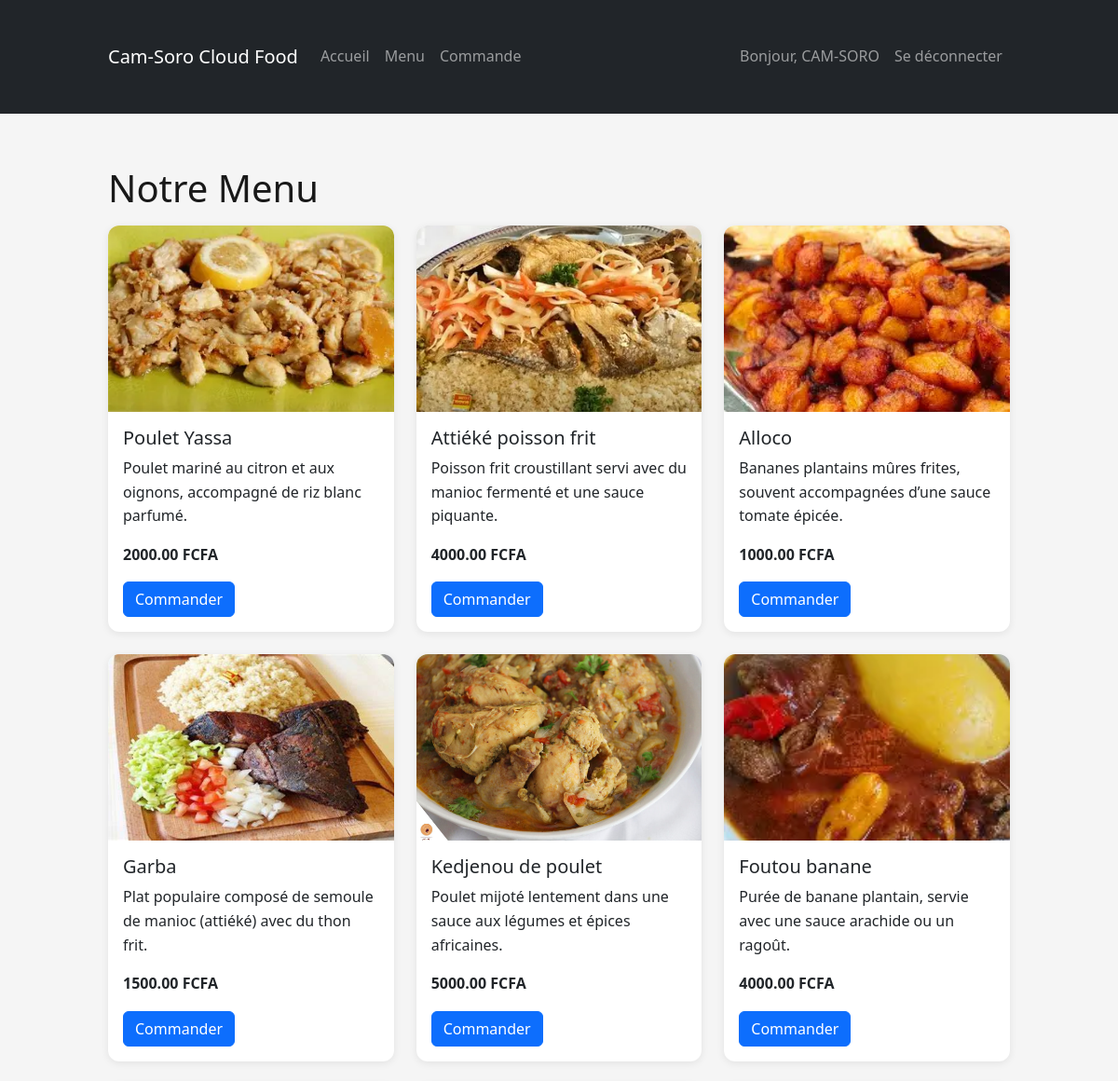
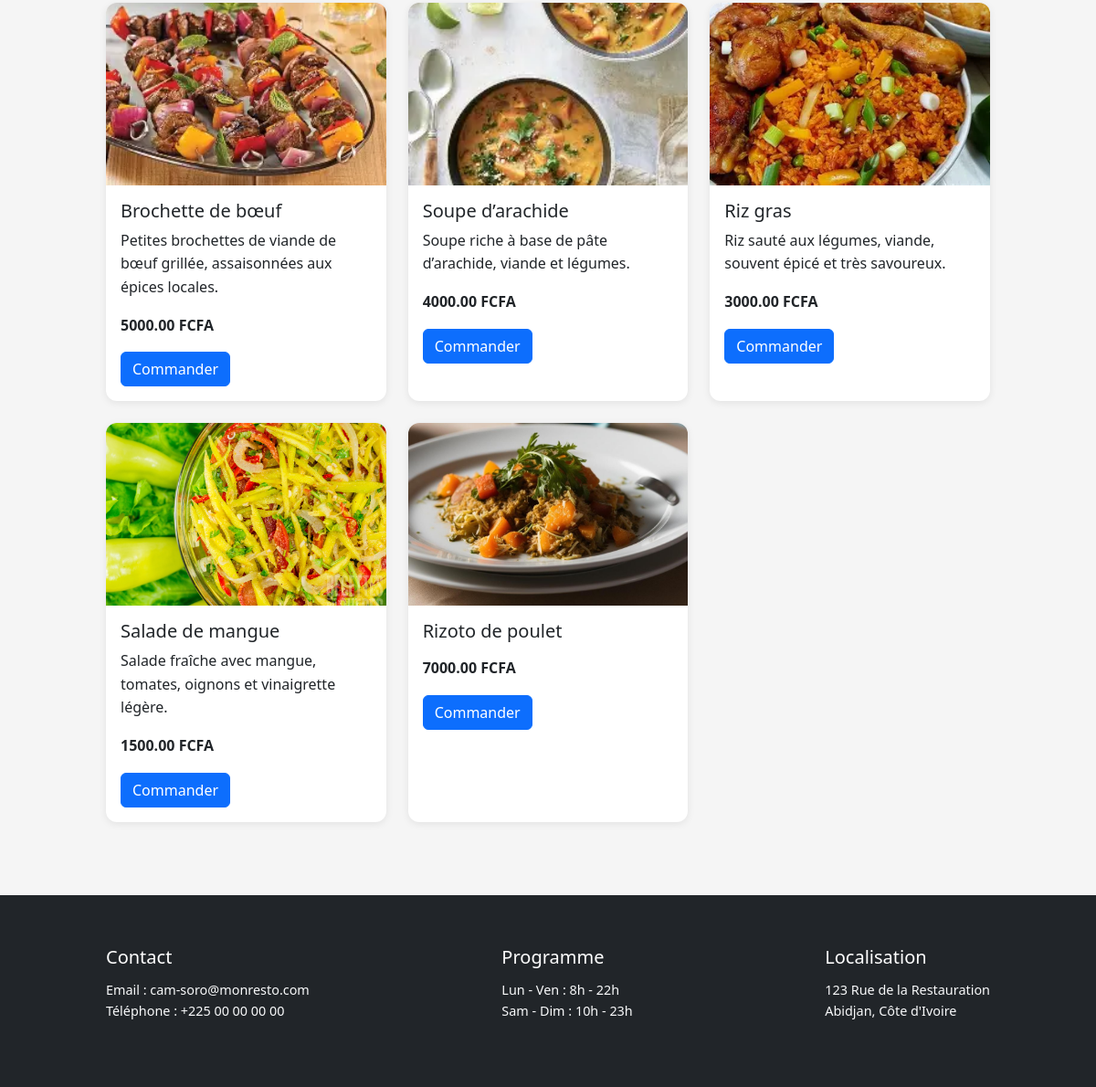
The page /menu/ (signed in) on the database its author committed (2 pictures, top to bottom).
### app/models.py (models this page shows, shortened)
class Menu(models.Model):
    name = models.CharField(max_length=100)          # Nom du plat
    description = models.TextField(blank=True)       # Description du plat
    price = models.DecimalField(max_digits=6, decimal_places=2)  # Prix du plat
    image = models.ImageField(upload_to='images/', blank=True, null=True)  # Image du plat (optionnelle)

### app/views.py (the view)
# urls.py: path('menu/', views.menu_list, name='menu_list'),               # Page d’accueil - liste des plats
def menu_list(request):
    plats = Menu.objects.all()
    return render(request, 'app/menu_list.html', {'plats': plats})

### app/templates/app/menu_list.html (shortened to what this page needs)
{% extends 'app/base.html' %}
{% load static %}
{% block content %}
<h1>Notre Menu</h1>
<div class="row">
  {% for plat in plats %}
    <div class="col-md-4 mb-4">
      <div class="card h-100">
        {% if plat.image %}
          <img src="{{ plat.image.url }}" class="card-img-top" alt="{{ plat.name }}">
        {% else %}
          <img src="{% static 'app/no-image.png' %}" class="card-img-top" alt="Pas d'image">
        {% endif %}
        <div class="card-body">
          <h5 class="card-title">{{ plat.name }}</h5>
          <p class="card-text">{{ plat.description|truncatewords:15 }}</p>
          <p><strong>{{ plat.price }} FCFA</strong></p>
          <a href="{% url 'app:commande_create' %}" class="btn btn-primary">Commander</a>
        </div>
      </div>
    </div>
  {% empty %}
    <p>Aucun plat disponible.</p>
  {% endfor %}
</div>
{% endblock %}

### app/templates/app/base.html (shortened to what this page needs)
{% load static %}
<!DOCTYPE html>
<html lang="fr">
<head>
    <link href="https://cdn.jsdelivr.net/npm/bootstrap@5.3.0/dist/css/bootstrap.min.css" rel="stylesheet" />
    <link rel="stylesheet" href="https://cdn.jsdelivr.net/npm/bootstrap-icons@1.10.5/font/bootstrap-icons.css">
    <link rel="stylesheet" href="{% static 'app/css/styles.css' %}"/>
    <link rel="stylesheet" href="{% static 'app/css/carousels.css' %}"/>
</head>
<body>
<nav class="navbar navbar-expand-lg navbar-dark bg-dark">
  <div class="container">
    <a class="navbar-brand" href="{% url 'app:home' %}">Cam-Soro Cloud Food</a>
    <div class="collapse navbar-collapse" id="navbarNav">
      <ul class="navbar-nav me-auto mb-2 mb-lg-0">
        <li class="nav-item">
          <a class="nav-link" href="{% url 'app:home' %}">Accueil</a>
        </li>
        <li class="nav-item">
          <a class="nav-link" href="{% url 'app:menu_list' %}">Menu</a>
        </li>
        <li class="nav-item">
          <a class="nav-link" href="{% url 'app:commande_list' %}">Commande</a>
        </li>
      </ul>
      <ul class="navbar-nav ms-auto">
        {% if user.is_authenticated %}
          <li class="nav-item">
            <a class="nav-link" href="{% url 'app:profile' %}">Bonjour, {{ user.username }}</a>
          </li>
          <li class="nav-item">
            <a class="nav-link" href="{% url 'app:logout' %}">Se déconnecter</a>
          </li>
        {% else %}
          <li class="nav-item">
            <a class="nav-link" href="{% url 'app:login' %}">Se connecter</a>
          </li>
        {% endif %}
      </ul>
    </div>
  </div>
</nav>
<main class="container my-4">
  {% block content %}
  {% endblock %}
</main>
<footer class="bg-dark text-light py-4 mt-auto">
  <div class="container d-flex justify-content-between">
    <div>
      <h5>Contact</h5>
      <p>Email : cam-soro@monresto.com<br>Téléphone : +225 00 00 00 00</p>
    </div>
    <div>
      <h5>Programme</h5>
      <p>Lun - Ven : 8h - 22h<br>Sam - Dim : 10h - 23h</p>
    </div>
    <div>
      <h5>Localisation</h5>
      <p>123 Rue de la Restauration<br>Abidjan, Côte d'Ivoire</p>
    </div>
  </div>
</footer>
</body>
</html>

### app/static/app/css/styles.css (style rules this page uses)
body { font-family: 'Segoe UI', Tahoma, Geneva, Verdana, sans-serif; background-color: #f5f5f5; color: #333; margin: 0; padding: 0; line-height: 1.6; }
h1, h2, h3 { color: #191919; margin-bottom: 1rem; }
a { color: #0d6efd; text-decoration: none; }
.container { max-width: 1000px; margin: auto; padding: 2rem 1rem; }
.card { border: none; border-radius: 12px; overflow: hidden; box-shadow: 0 2px 8px rgba(0, 0, 0, 0.08); transition: transform 0.2s ease-in-out; }
.card-img-top { height: 200px; object-fit: cover; }
footer { background-color: #222; color: #ccc; padding: 2rem 1rem; margin-top: 4rem; font-size: 0.9rem; }
footer h5 { color: white; margin-bottom: 0.8rem; }
.btn-primary { background-color: #0d6efd; border-color: #0d6efd; }

### rows shown on the page
Menu: image (picture), name "Poulet Yassa", description "Poulet mariné au citron et aux oignons, accompagné de riz blanc parfumé.", price "2000.00"
Menu: image (picture), name "Attiéké poisson frit", description "Poisson frit croustillant servi avec du manioc fermenté et une sauce piquante.", price "4000.00"
Menu: image (picture), name "Alloco", description "Bananes plantains mûres frites, souvent accompagnées d’une sauce tomate épicée.", price "1000.00"
Menu: image (picture), name "Garba", description "Plat populaire composé de semoule de manioc (attiéké) avec du thon frit.", price "1500.00"
Menu: image (picture), name "Kedjenou de poulet", description "Poulet mijoté lentement dans une sauce aux légumes et épices africaines.", price "5000.00"
Menu: image (picture), name "Foutou banane", description "Purée de banane plantain, servie avec une sauce arachide ou un ragoût.", price "4000.00"
Menu: image (picture), name "Brochette de bœuf", description "Petites brochettes de viande de bœuf grillée, assaisonnées aux épices locales.", price "5000.00"
Menu: image (picture), name "Soupe d’arachide", description "Soupe riche à base de pâte d’arachide, viande et légumes.", price "4000.00"
Menu: image (picture), name "Riz gras", description "Riz sauté aux légumes, viande, souvent épicé et très savoureux.", price "3000.00"
Menu: image (picture), name "Salade de mangue", description "Salade fraîche avec mangue, tomates, oignons et vinaigrette légère.", price "1500.00"
Menu: image (picture), name "Rizoto de poulet", price "7000.00"

### other values the page prints
{{ user.username }} "CAM-SORO"
